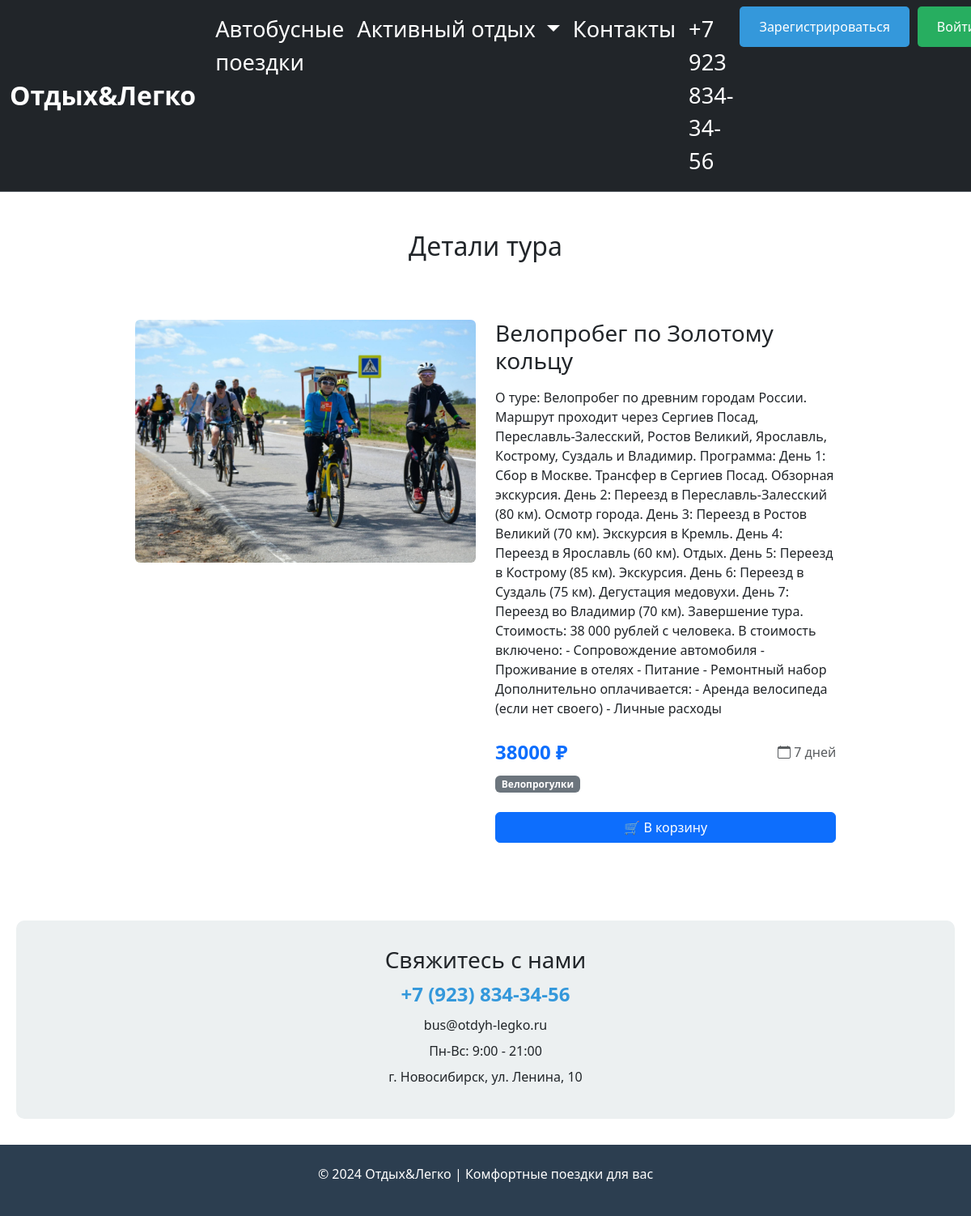
The app's page /tour/inf/3 with its own data.
### data/tours.py (models this page shows, shortened)
class Tours(SqlAlchemyBase, SerializerMixin):
    __tablename__ = 'tours'
    id = sqlalchemy.Column(sqlalchemy.Integer,
                           primary_key=True, autoincrement=True)
    category_id = sqlalchemy.Column(sqlalchemy.Integer,
                                    sqlalchemy.ForeignKey("category.id"))
    title = sqlalchemy.Column(sqlalchemy.String,
                              nullable=True)
    content = sqlalchemy.Column(sqlalchemy.TEXT,
                                nullable=True)
    is_published = sqlalchemy.Column(sqlalchemy.Boolean,
                                     default=True)
    free_pl = sqlalchemy.Column(sqlalchemy.Integer)
    duration = sqlalchemy.Column(sqlalchemy.Integer, default=3)
    price = sqlalchemy.Column(sqlalchemy.Integer, default=10000)
    img = sqlalchemy.Column(sqlalchemy.String,
                            nullable=False)
    user_id = sqlalchemy.Column(sqlalchemy.Integer, sqlalchemy.ForeignKey("users.id"))
    category = orm.relationship("Category", back_populates='tours')
    cart_items = orm.relationship('CartItem', back_populates='tour', cascade='all, delete-orphan')
    author = orm.relationship("Users", foreign_keys=[user_id], backref='created_tours')

class Category(SqlAlchemyBase, SerializerMixin):
    __tablename__ = 'category'
    id = sqlalchemy.Column(sqlalchemy.Integer,
                           primary_key=True,
                           autoincrement=True)
    name = sqlalchemy.Column(sqlalchemy.String,
                             nullable=True)
    tours = orm.relationship("Tours", cascade="all, delete", back_populates='category')

### main.py (the view, shortened to what this page needs)
@app.route('/tour/inf/<int:id_>', methods=['GET', 'POST'])
def tours_detail(id_):
    db_sess = db_session.create_session()
    tour = db_sess.query(Tours).filter(Tours.id == id_).first()
    cart_quantity = 0
    tours_in_cart_ids = []
    return render_template('tours_wor.html',
                           title='Детали тура',
                           tour=tour,
                           tours_in_cart_ids=tours_in_cart_ids,
                           cart_quantity=cart_quantity
                           )

### data/db_session.py (called while the page is built)
def create_session() -> Session:
    global __factory
    return __factory()

### templates/tours_wor.html (shortened to what this page needs)
{% extends "base.html" %}
{% block content %}
<div class="container my-5">
  <h2 class="text-center mb-4">{{ title if title else 'Наши туры' }}</h2>
  {% if tour %}
  <div class="row justify-content-center">
    <div class="col-lg-10">
      <div class="company-card p-4 p-lg-5">
        <div class="row">
          <div class="col-md-6">
            {% if tour.img %}
            <img src="{{ url_for('static', filename='img/' + tour.img) }}"
                 class="img-fluid rounded"
                 alt="{{ tour.title }}"
                 style="width: 100%; height: 300px; object-fit: cover;">
            {% else %}
            <img src="https://via.placeholder.com/500x300?text=Нет+фото"
                 class="img-fluid rounded"
                 alt="Нет изображения">
            {% endif %}
          </div>
          <div class="col-md-6">
            <h3 class="mb-3">{{ tour.title }}</h3>
            <div class="card-text mb-4">
              {% if tour.content %}
                {{ tour.content | safe }}
              {% else %}
                <p class="text-muted">Описание временно недоступно</p>
              {% endif %}
            </div>
            <div class="d-flex justify-content-between align-items-center mt-3">
              <span class="text-primary fw-bold fs-4">{{ tour.price }} ₽</span>
              <span class="text-muted">
                <i class="bi bi-calendar"></i> {{ tour.duration }} дней
              </span>
            </div>
            {% if tour.category %}
            <div class="mt-2 mb-3">
              <span class="badge bg-secondary">{{ tour.category.name }}</span>
            </div>
            {% endif %}
            {% if current_user.is_authenticated and tour.id in tours_in_cart_ids %}
              <div class="card mt-3 p-3 bg-light">
                <div class="d-flex justify-content-between align-items-center">
                  <div>
                    <span class="text-success fw-bold">✓ В корзине</span>
                    <span class="badge bg-primary ms-2">{{ cart_quantity }} шт.</span>
                  </div>
                  <div class="btn-group">
                    <form action="{{ url_for('add_to_cart', tour_id=tour.id) }}" method="POST" class="d-inline">
                      <input type="hidden" name="csrf_token" value="{{ csrf_token() }}">
                      <button type="submit" class="btn btn-sm btn-success">
                        <i class="bi bi-plus"></i> 1
                      </button>
                    </form>
                    <form action="{{ url_for('decrease_cart', tour_id=tour.id) }}" method="POST" class="d-inline">
  <input type="hidden" name="csrf_token" value="{{ csrf_token() }}">
  <button type="submit" class="btn btn-sm btn-danger">
    <i class="bi bi-dash"></i> 1
  </button>
</form>
                  </div>
                </div>
                  <a href="{{ url_for('profile') }}" class="btn btn-outline-primary btn-sm w-100">
                    Перейти в корзину
                  </a>
              </div>
            {% else %}
              <form action="{{ url_for('add_to_cart', tour_id=tour.id) }}" method="POST" class="mt-4">
                <button type="submit" class="btn btn-primary w-100">
                  🛒 В корзину
                </button>
              </form>
            {% endif %}
          </div>
        </div>
      </div>
    </div>
  </div>
  {% endif %}
</div>
{% endblock %}

### templates/base.html (style rules this page uses)
.container { max-width: 1200px; margin: 0 auto; padding: 0 20px; }

### records on screen
Tours: img (picture), title "Велопробег по Золотому кольцу", content "О туре: Велопробег по древним городам России. Маршрут проходит через Сергиев Посад, Переславль-Залесский, Ростов Великий, Ярославль, Кострому, Суздаль и Владимир. Программа: День 1: Сбор в Москве. Трансфер в Сергиев Посад. Обзорная экскурсия. День 2: Переезд в Переславль-Залесский (80 км). Осмотр города. День 3: Переезд в Ростов Великий (70 км). Экскурсия в Кремль. День 4: Переезд в Ярославль (60 км). Отдых. День 5: Переезд в Кострому (85 км). Экскурсия. День 6: Переезд в Суздаль (75 км). Дегустация медовухи. День 7: Переезд во Владимир (70 км). Завершение тура. Стоимость: 38 000 рублей с человека. В стоимость включено: - Сопровождение автомобиля - Проживание в отелях - Питание - Ремонтный…", price "38000", duration "7"
Category: category.name "Велопрогулки"

### other values on screen
{{ title if title else 'Наши туры' }} "Детали тура"
